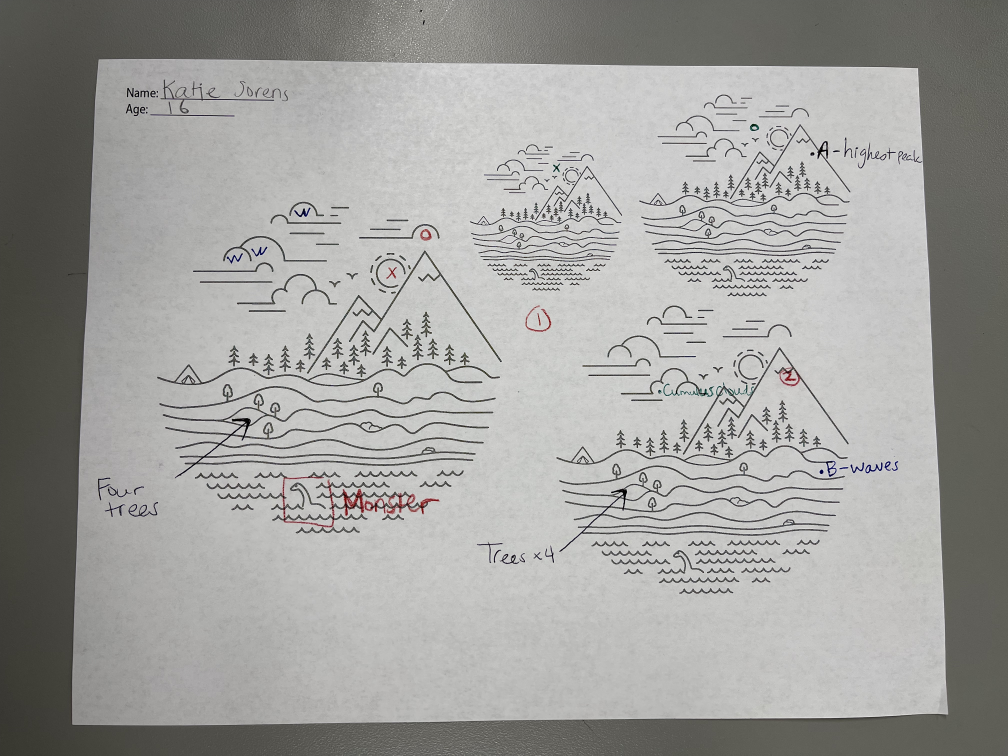
#> input picture sample1.jpeg, 4032 x 3024 px, found by its file name (shown at 1/4 size)
$ python trackbars_bgr.py
#> lines starting #> are read from the running program, lines starting #| are printed output that depends on the picture
import cv2
import numpy as np


def nothing(x):
    pass


cv2.namedWindow('Trackbars')
cv2.resizeWindow('Trackbars', 600, 250)
cv2.createTrackbar('Bmin', 'Trackbars', 0, 255, nothing)
#> slider 'Bmin' is set to 51
cv2.createTrackbar('Bmax', 'Trackbars', 255, 255, nothing)
cv2.createTrackbar('Gmin', 'Trackbars', 0, 255, nothing)
#> slider 'Gmin' is set to 51
cv2.createTrackbar('Gmax', 'Trackbars', 255, 255, nothing)
cv2.createTrackbar('Rmin', 'Trackbars', 0, 255, nothing)
#> slider 'Rmin' is set to 51
cv2.createTrackbar('Rmax', 'Trackbars', 255, 255, nothing)

while True:
    image = cv2.imread('inputs-outputs/inputs/sample1.jpeg')
#> image is the input picture: shape (3024, 4032, 3); mean B, G, R 157.6, 160.2, 160.5
    h, w = image.shape[:2]
#> h = 3024; w = 4032
    aspect = 800 / w
#> aspect = 0.198
    dim = (800, int(h * aspect))
#> dim = (800, 600)
    image_800 = cv2.resize(image, dim)
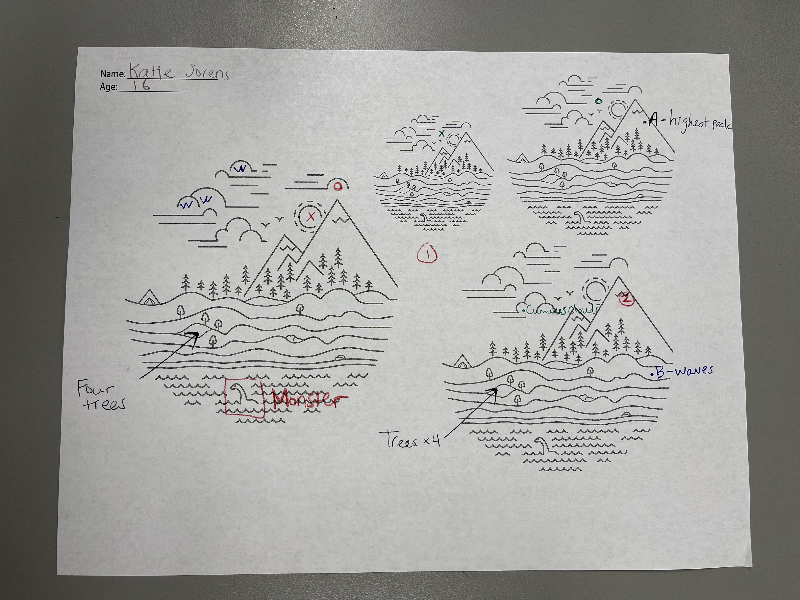
#> image_800: shape (600, 800, 3); mean B, G, R 157.4, 160, 160.3
    bmin = cv2.getTrackbarPos('Bmin', 'Trackbars')
    bmax = cv2.getTrackbarPos('Bmax', 'Trackbars')
    gmin = cv2.getTrackbarPos('Gmin', 'Trackbars')
    gmax = cv2.getTrackbarPos('Gmax', 'Trackbars')
    rmin = cv2.getTrackbarPos('Rmin', 'Trackbars')
    rmax = cv2.getTrackbarPos('Rmax', 'Trackbars')
    print(bmin, bmax, gmin, gmax, rmin, rmax)
    lower = np.array([bmin, gmin, rmin])
    upper = np.array([bmax, gmax, rmax])
    mask = cv2.inRange(image_800, lower, upper)
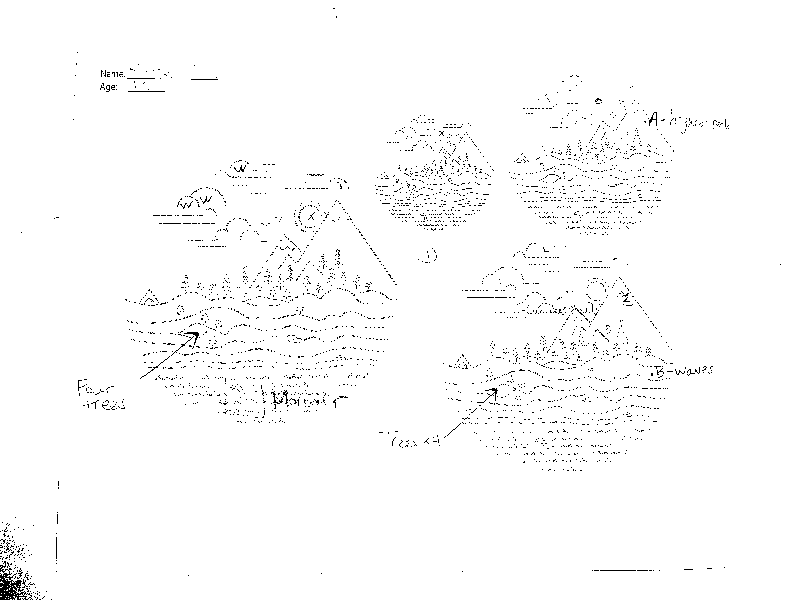
#> mask: shape (600, 800); 98.5% white; black in thin lines or dots
    final_result = cv2.bitwise_and(image_800, image_800, mask=mask)
    cv2.imshow('Final Output', final_result)
    cv2.imshow('Mask', mask)
    cv2.imshow('Output', image_800)
    cv2.waitKey(1)
